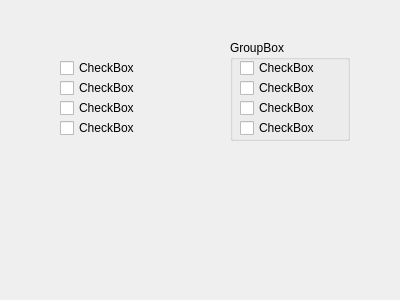
<?xml version="1.0" encoding="UTF-8"?>
<ui version="4.0">
 <class>Dialog</class>
 <widget class="QDialog" name="Dialog">
  <property name="geometry">
   <rect>
    <x>0</x>
    <y>0</y>
    <width>400</width>
    <height>300</height>
   </rect>
  </property>
  <property name="windowTitle">
   <string>Dialog</string>
  </property>
  <widget class="QGroupBox" name="groupBox">
   <property name="geometry">
    <rect>
     <x>230</x>
     <y>40</y>
     <width>120</width>
     <height>101</height>
    </rect>
   </property>
   <property name="title">
    <string>GroupBox</string>
   </property>
   <widget class="QCheckBox" name="checkBox_5">
    <property name="geometry">
     <rect>
      <x>10</x>
      <y>20</y>
      <width>81</width>
      <height>16</height>
     </rect>
    </property>
    <property name="text">
     <string>CheckBox</string>
    </property>
   </widget>
   <widget class="QCheckBox" name="checkBox_6">
    <property name="geometry">
     <rect>
      <x>10</x>
      <y>40</y>
      <width>81</width>
      <height>16</height>
     </rect>
    </property>
    <property name="text">
     <string>CheckBox</string>
    </property>
   </widget>
   <widget class="QCheckBox" name="checkBox_7">
    <property name="geometry">
     <rect>
      <x>10</x>
      <y>60</y>
      <width>81</width>
      <height>16</height>
     </rect>
    </property>
    <property name="text">
     <string>CheckBox</string>
    </property>
   </widget>
   <widget class="QCheckBox" name="checkBox_8">
    <property name="geometry">
     <rect>
      <x>10</x>
      <y>80</y>
      <width>81</width>
      <height>16</height>
     </rect>
    </property>
    <property name="text">
     <string>CheckBox</string>
    </property>
   </widget>
  </widget>
  <widget class="QCheckBox" name="checkBox">
   <property name="geometry">
    <rect>
     <x>60</x>
     <y>60</y>
     <width>81</width>
     <height>16</height>
    </rect>
   </property>
   <property name="text">
    <string>CheckBox</string>
   </property>
  </widget>
  <widget class="QCheckBox" name="checkBox_2">
   <property name="geometry">
    <rect>
     <x>60</x>
     <y>80</y>
     <width>81</width>
     <height>16</height>
    </rect>
   </property>
   <property name="text">
    <string>CheckBox</string>
   </property>
  </widget>
  <widget class="QCheckBox" name="checkBox_3">
   <property name="geometry">
    <rect>
     <x>60</x>
     <y>100</y>
     <width>81</width>
     <height>16</height>
    </rect>
   </property>
   <property name="text">
    <string>CheckBox</string>
   </property>
  </widget>
  <widget class="QCheckBox" name="checkBox_4">
   <property name="geometry">
    <rect>
     <x>60</x>
     <y>120</y>
     <width>81</width>
     <height>16</height>
    </rect>
   </property>
   <property name="text">
    <string>CheckBox</string>
   </property>
  </widget>
 </widget>
 <resources/>
 <connections/>
</ui>
